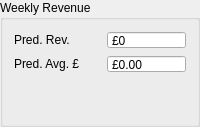
             <widget class="QGroupBox" name="groupBox_3">
              <property name="autoFillBackground">
               <bool>false</bool>
              </property>
              <property name="title">
               <string>Weekly Revenue</string>
              </property>
              <property name="flat">
               <bool>false</bool>
              </property>
              <property name="checkable">
               <bool>false</bool>
              </property>
              <layout class="QGridLayout" name="gridLayout_10">
               <item row="0" column="0">
                <widget class="QLabel" name="predRevlbl">
                 <property name="sizePolicy">
                  <sizepolicy hsizetype="Preferred" vsizetype="Fixed">
                   <horstretch>0</horstretch>
                   <verstretch>0</verstretch>
                  </sizepolicy>
                 </property>
                 <property name="minimumSize">
                  <size>
                   <width>0</width>
                   <height>18</height>
                  </size>
                 </property>
                 <property name="maximumSize">
                  <size>
                   <width>90</width>
                   <height>16777215</height>
                  </size>
                 </property>
                 <property name="text">
                  <string>Pred. Rev.</string>
                 </property>
                </widget>
               </item>
               <item row="0" column="1">
                <widget class="QDoubleSpinBox" name="predRevBox">
                 <property name="minimumSize">
                  <size>
                   <width>79</width>
                   <height>18</height>
                  </size>
                 </property>
                 <property name="maximumSize">
                  <size>
                   <width>79</width>
                   <height>18</height>
                  </size>
                 </property>
                 <property name="readOnly">
                  <bool>true</bool>
                 </property>
                 <property name="buttonSymbols">
                  <enum>QAbstractSpinBox::NoButtons</enum>
                 </property>
                 <property name="prefix">
                  <string>£</string>
                 </property>
                 <property name="decimals">
                  <number>0</number>
                 </property>
                 <property name="maximum">
                  <double>99999.000000000000000</double>
                 </property>
                </widget>
               </item>
               <item row="1" column="1">
                <widget class="QDoubleSpinBox" name="predAvgSpendBox">
                 <property name="minimumSize">
                  <size>
                   <width>79</width>
                   <height>18</height>
                  </size>
                 </property>
                 <property name="maximumSize">
                  <size>
                   <width>79</width>
                   <height>18</height>
                  </size>
                 </property>
                 <property name="readOnly">
                  <bool>true</bool>
                 </property>
                 <property name="buttonSymbols">
                  <enum>QAbstractSpinBox::NoButtons</enum>
                 </property>
                 <property name="prefix">
                  <string>£</string>
                 </property>
                 <property name="maximum">
                  <double>999.000000000000000</double>
                 </property>
                </widget>
               </item>
               <item row="2" column="1">
                <spacer name="verticalSpacer_3">
                 <property name="orientation">
                  <enum>Qt::Vertical</enum>
                 </property>
                 <property name="sizeHint" stdset="0">
                  <size>
                   <width>20</width>
                   <height>40</height>
                  </size>
                 </property>
                </spacer>
               </item>
               <item row="1" column="0">
                <widget class="QLabel" name="predAVGSpendlbl">
                 <property name="sizePolicy">
                  <sizepolicy hsizetype="Preferred" vsizetype="Fixed">
                   <horstretch>0</horstretch>
                   <verstretch>0</verstretch>
                  </sizepolicy>
                 </property>
                 <property name="minimumSize">
                  <size>
                   <width>0</width>
                   <height>18</height>
                  </size>
                 </property>
                 <property name="maximumSize">
                  <size>
                   <width>90</width>
                   <height>16777215</height>
                  </size>
                 </property>
                 <property name="text">
                  <string>Pred. Avg. £</string>
                 </property>
                </widget>
               </item>
               <item row="2" column="0">
                <spacer name="verticalSpacer_6">
                 <property name="orientation">
                  <enum>Qt::Vertical</enum>
                 </property>
                 <property name="sizeHint" stdset="0">
                  <size>
                   <width>20</width>
                   <height>40</height>
                  </size>
                 </property>
                </spacer>
               </item>
              </layout>
             </widget>
